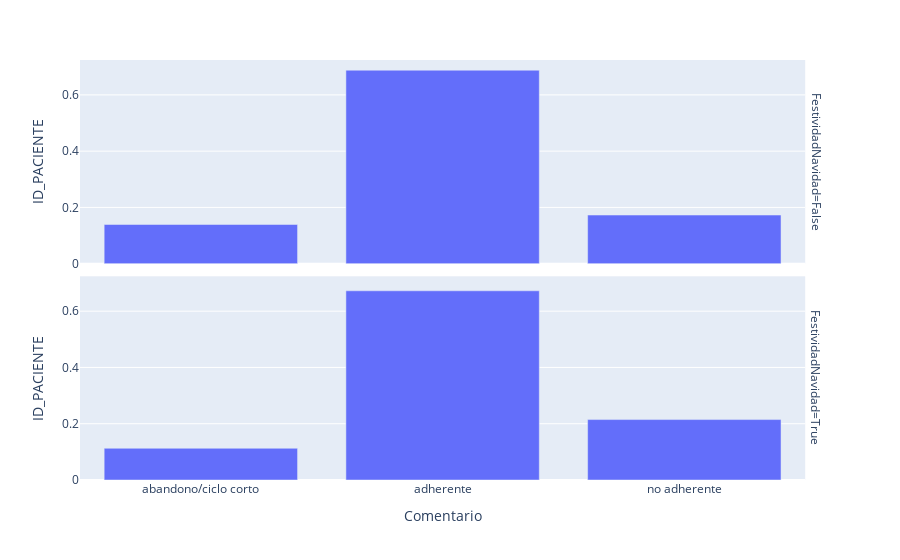

The code cell stored with this chart in its notebook:
### Code cell
px.bar(m3,x="Comentario",y="ID_PACIENTE",facet_row="FestividadNavidad")

### Figure 1 — Plotly figure (JSON) as saved in the notebook; plotly's stock layout.template omitted (floating-point values rounded to 4 significant figures)
{"data": [{"alignmentgroup": "True", "hovertemplate": "FestividadNavidad=False<br>Comentario=%{x}<br>ID_PACIENTE=%{y}<extra></extra>", "legendgroup": "", "marker": {"color": "#636efa"}, "name": "", "offsetgroup": "", "orientation": "v", "showlegend": false, "textposition": "auto", "type": "bar", "x": ["abandono/ciclo corto", "adherente", "no adherente"], "xaxis": "x2", "y": [0.1394, 0.6878, 0.1729], "yaxis": "y2"}, {"alignmentgroup": "True", "hovertemplate": "FestividadNavidad=True<br>Comentario=%{x}<br>ID_PACIENTE=%{y}<extra></extra>", "legendgroup": "", "marker": {"color": "#636efa"}, "name": "", "offsetgroup": "", "orientation": "v", "showlegend": false, "textposition": "auto", "type": "bar", "x": ["abandono/ciclo corto", "adherente", "no adherente"], "xaxis": "x", "y": [0.1128, 0.6725, 0.2148], "yaxis": "y"}], "layout": {"annotations": [{"font": {}, "showarrow": false, "text": "FestividadNavidad=True", "textangle": 90, "x": 0.98, "xanchor": "left", "xref": "paper", "y": 0.2425, "yanchor": "middle", "yref": "paper"}, {"font": {}, "showarrow": false, "text": "FestividadNavidad=False", "textangle": 90, "x": 0.98, "xanchor": "left", "xref": "paper", "y": 0.7575, "yanchor": "middle", "yref": "paper"}], "barmode": "relative", "legend": {"tracegroupgap": 0}, "margin": {"t": 60}, "xaxis": {"anchor": "y", "domain": [0, 0.98], "title": {"text": "Comentario"}}, "xaxis2": {"anchor": "y2", "domain": [0, 0.98], "matches": "x", "showticklabels": false}, "yaxis": {"anchor": "x", "domain": [0, 0.485], "title": {"text": "ID_PACIENTE"}}, "yaxis2": {"anchor": "x2", "domain": [0.515, 1], "matches": "y", "title": {"text": "ID_PACIENTE"}}}}
